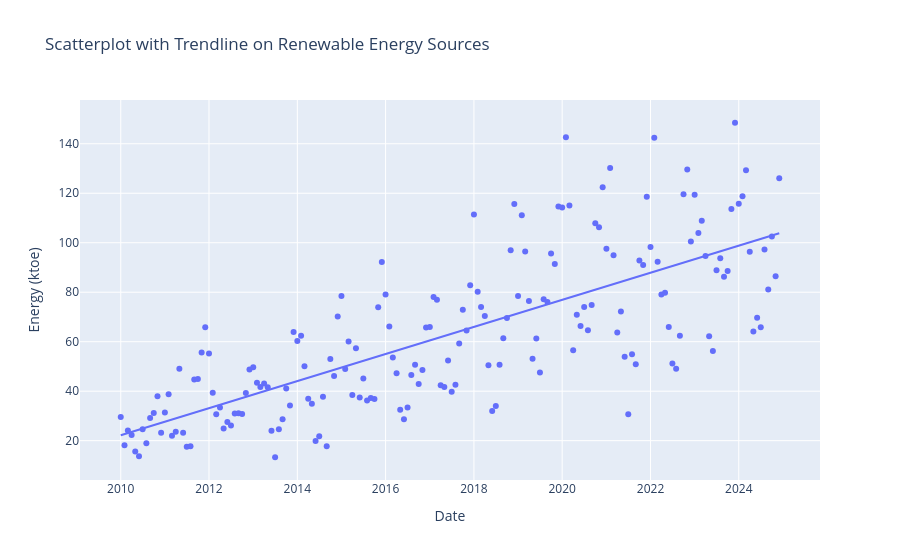
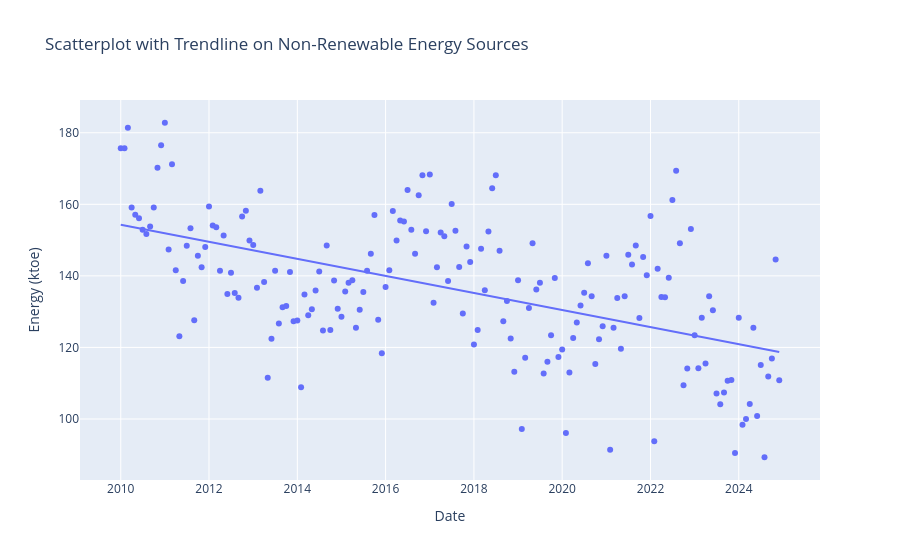

Notebook source saved alongside these figures, in order:
### Markdown cell above
### 1.3.2 Scatterplot with Trend Line

### Code cell
fig = px.scatter(
    ie_power_production_df,
    x=ie_power_production_df.index,
    y='Renewable_Energy',
    trendline='ols', 
    title='Scatterplot with Trendline on Renewable Energy Sources',
    labels={
        'Renewable_Energy': 'Energy (ktoe)'
    }
)

#fig.write_image("./assests/renewable_energy_trend.png")
fig.show()


fig = px.scatter(
    ie_power_production_df,
    x=ie_power_production_df.index,
    y='Non_Renewable_Energy',
    trendline='ols', 
    title='Scatterplot with Trendline on Non-Renewable Energy Sources',
    labels={
        'Non_Renewable_Energy': 'Energy (ktoe)'
    }
)
fig.show()

### Figure 1 — Plotly figure (JSON) as saved in the notebook; plotly's stock layout.template omitted (floating-point values rounded to 4 significant figures; data arrays with more than 128 entries replaced by an {"elided": "..."} marker saying what was removed)
{"data": [{"hovertemplate": "Date=%{x}<br>Energy (ktoe)=%{y}<extra></extra>", "legendgroup": "", "marker": {"color": "#636efa", "symbol": "circle"}, "mode": "markers", "name": "", "orientation": "v", "showlegend": false, "type": "scatter", "x": {"elided": "180 str values"}, "xaxis": "x", "y": {"elided": "180 float values"}, "yaxis": "y"}, {"hovertemplate": "<b>OLS trendline</b><br>Renewable_Energy = 1.73379e-07 * Date + -196.652<br>R<sup>2</sup>=0.561672<br><br>Date=%{x}<br>Energy (ktoe)=%{y} <b>(trend)</b><extra></extra>", "legendgroup": "", "marker": {"color": "#636efa", "symbol": "circle"}, "mode": "lines", "name": "", "showlegend": false, "type": "scatter", "x": {"elided": "180 str values"}, "xaxis": "x", "y": {"elided": "180 float values"}, "yaxis": "y"}], "layout": {"legend": {"tracegroupgap": 0}, "title": {"text": "Scatterplot with Trendline on Renewable Energy Sources"}, "xaxis": {"anchor": "y", "domain": [0, 1], "title": {"text": "Date"}}, "yaxis": {"anchor": "x", "domain": [0, 1], "title": {"text": "Energy (ktoe)"}}}}

### Figure 2 — Plotly figure (JSON) as saved in the notebook; plotly's stock layout.template omitted (floating-point values rounded to 4 significant figures; data arrays with more than 128 entries replaced by an {"elided": "..."} marker saying what was removed)
{"data": [{"hovertemplate": "Date=%{x}<br>Energy (ktoe)=%{y}<extra></extra>", "legendgroup": "", "marker": {"color": "#636efa", "symbol": "circle"}, "mode": "markers", "name": "", "orientation": "v", "showlegend": false, "type": "scatter", "x": {"elided": "180 str values"}, "xaxis": "x", "y": {"elided": "180 float values"}, "yaxis": "y"}, {"hovertemplate": "<b>OLS trendline</b><br>Non_Renewable_Energy = -7.55393e-08 * Date + 249.65<br>R<sup>2</sup>=0.293100<br><br>Date=%{x}<br>Energy (ktoe)=%{y} <b>(trend)</b><extra></extra>", "legendgroup": "", "marker": {"color": "#636efa", "symbol": "circle"}, "mode": "lines", "name": "", "showlegend": false, "type": "scatter", "x": {"elided": "180 str values"}, "xaxis": "x", "y": {"elided": "180 float values"}, "yaxis": "y"}], "layout": {"legend": {"tracegroupgap": 0}, "title": {"text": "Scatterplot with Trendline on Non-Renewable Energy Sources"}, "xaxis": {"anchor": "y", "domain": [0, 1], "title": {"text": "Date"}}, "yaxis": {"anchor": "x", "domain": [0, 1], "title": {"text": "Energy (ktoe)"}}}}
